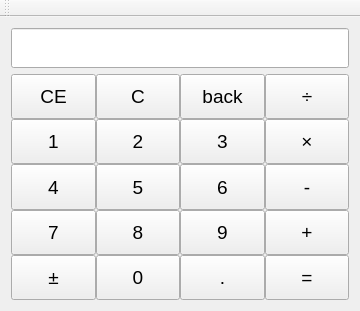
<?xml version="1.0" encoding="UTF-8"?>
<ui version="4.0">
 <class>MainWindow</class>
 <widget class="QMainWindow" name="MainWindow">
  <property name="geometry">
   <rect>
    <x>0</x>
    <y>0</y>
    <width>360</width>
    <height>311</height>
   </rect>
  </property>
  <property name="windowTitle">
   <string>Calculation</string>
  </property>
  <widget class="QWidget" name="centralWidget">
   <layout class="QVBoxLayout" name="verticalLayout">
    <item>
     <widget class="QLineEdit" name="resultLineEdit">
      <property name="sizePolicy">
       <sizepolicy hsizetype="Expanding" vsizetype="Fixed">
        <horstretch>0</horstretch>
        <verstretch>0</verstretch>
       </sizepolicy>
      </property>
      <property name="minimumSize">
       <size>
        <width>0</width>
        <height>40</height>
       </size>
      </property>
      <property name="font">
       <font>
        <pointsize>14</pointsize>
       </font>
      </property>
      <property name="layoutDirection">
       <enum>Qt::RightToLeft</enum>
      </property>
      <property name="alignment">
       <set>Qt::AlignRight|Qt::AlignTrailing|Qt::AlignVCenter</set>
      </property>
     </widget>
    </item>
    <item>
     <layout class="QGridLayout" name="gridLayout">
      <property name="spacing">
       <number>0</number>
      </property>
      <item row="2" column="2">
       <widget class="QPushButton" name="button6">
        <property name="sizePolicy">
         <sizepolicy hsizetype="Expanding" vsizetype="Expanding">
          <horstretch>0</horstretch>
          <verstretch>0</verstretch>
         </sizepolicy>
        </property>
        <property name="font">
         <font>
          <pointsize>14</pointsize>
         </font>
        </property>
        <property name="text">
         <string>6</string>
        </property>
       </widget>
      </item>
      <item row="2" column="1">
       <widget class="QPushButton" name="button5">
        <property name="sizePolicy">
         <sizepolicy hsizetype="Expanding" vsizetype="Expanding">
          <horstretch>0</horstretch>
          <verstretch>0</verstretch>
         </sizepolicy>
        </property>
        <property name="font">
         <font>
          <pointsize>14</pointsize>
         </font>
        </property>
        <property name="text">
         <string>5</string>
        </property>
       </widget>
      </item>
      <item row="1" column="1">
       <widget class="QPushButton" name="button2">
        <property name="sizePolicy">
         <sizepolicy hsizetype="Expanding" vsizetype="Expanding">
          <horstretch>0</horstretch>
          <verstretch>0</verstretch>
         </sizepolicy>
        </property>
        <property name="font">
         <font>
          <pointsize>14</pointsize>
         </font>
        </property>
        <property name="text">
         <string>2</string>
        </property>
       </widget>
      </item>
      <item row="1" column="2">
       <widget class="QPushButton" name="button3">
        <property name="sizePolicy">
         <sizepolicy hsizetype="Expanding" vsizetype="Expanding">
          <horstretch>0</horstretch>
          <verstretch>0</verstretch>
         </sizepolicy>
        </property>
        <property name="font">
         <font>
          <pointsize>14</pointsize>
         </font>
        </property>
        <property name="text">
         <string>3</string>
        </property>
       </widget>
      </item>
      <item row="3" column="2">
       <widget class="QPushButton" name="button9">
        <property name="sizePolicy">
         <sizepolicy hsizetype="Expanding" vsizetype="Expanding">
          <horstretch>0</horstretch>
          <verstretch>0</verstretch>
         </sizepolicy>
        </property>
        <property name="font">
         <font>
          <pointsize>14</pointsize>
         </font>
        </property>
        <property name="text">
         <string>9</string>
        </property>
       </widget>
      </item>
      <item row="3" column="1">
       <widget class="QPushButton" name="button8">
        <property name="sizePolicy">
         <sizepolicy hsizetype="Expanding" vsizetype="Expanding">
          <horstretch>0</horstretch>
          <verstretch>0</verstretch>
         </sizepolicy>
        </property>
        <property name="font">
         <font>
          <pointsize>14</pointsize>
         </font>
        </property>
        <property name="text">
         <string>8</string>
        </property>
       </widget>
      </item>
      <item row="4" column="1">
       <widget class="QPushButton" name="button0">
        <property name="sizePolicy">
         <sizepolicy hsizetype="Expanding" vsizetype="Expanding">
          <horstretch>0</horstretch>
          <verstretch>0</verstretch>
         </sizepolicy>
        </property>
        <property name="font">
         <font>
          <pointsize>14</pointsize>
         </font>
        </property>
        <property name="mouseTracking">
         <bool>false</bool>
        </property>
        <property name="text">
         <string>0</string>
        </property>
       </widget>
      </item>
      <item row="4" column="2">
       <widget class="QPushButton" name="dotButton">
        <property name="enabled">
         <bool>true</bool>
        </property>
        <property name="sizePolicy">
         <sizepolicy hsizetype="Expanding" vsizetype="Expanding">
          <horstretch>0</horstretch>
          <verstretch>0</verstretch>
         </sizepolicy>
        </property>
        <property name="font">
         <font>
          <pointsize>14</pointsize>
         </font>
        </property>
        <property name="text">
         <string>.</string>
        </property>
       </widget>
      </item>
      <item row="4" column="0">
       <widget class="QPushButton" name="pushButton">
        <property name="sizePolicy">
         <sizepolicy hsizetype="Expanding" vsizetype="Expanding">
          <horstretch>0</horstretch>
          <verstretch>0</verstretch>
         </sizepolicy>
        </property>
        <property name="font">
         <font>
          <pointsize>14</pointsize>
         </font>
        </property>
        <property name="text">
         <string>±</string>
        </property>
       </widget>
      </item>
      <item row="3" column="0">
       <widget class="QPushButton" name="button7">
        <property name="sizePolicy">
         <sizepolicy hsizetype="Expanding" vsizetype="Expanding">
          <horstretch>0</horstretch>
          <verstretch>0</verstretch>
         </sizepolicy>
        </property>
        <property name="font">
         <font>
          <pointsize>14</pointsize>
         </font>
        </property>
        <property name="text">
         <string>7</string>
        </property>
       </widget>
      </item>
      <item row="0" column="2">
       <widget class="QPushButton" name="backButton">
        <property name="sizePolicy">
         <sizepolicy hsizetype="Expanding" vsizetype="Expanding">
          <horstretch>0</horstretch>
          <verstretch>0</verstretch>
         </sizepolicy>
        </property>
        <property name="font">
         <font>
          <pointsize>14</pointsize>
         </font>
        </property>
        <property name="text">
         <string>back</string>
        </property>
       </widget>
      </item>
      <item row="2" column="3">
       <widget class="QPushButton" name="minusButton">
        <property name="sizePolicy">
         <sizepolicy hsizetype="Expanding" vsizetype="Expanding">
          <horstretch>0</horstretch>
          <verstretch>0</verstretch>
         </sizepolicy>
        </property>
        <property name="font">
         <font>
          <pointsize>14</pointsize>
         </font>
        </property>
        <property name="text">
         <string>-</string>
        </property>
       </widget>
      </item>
      <item row="3" column="3">
       <widget class="QPushButton" name="plusButton">
        <property name="sizePolicy">
         <sizepolicy hsizetype="Expanding" vsizetype="Expanding">
          <horstretch>0</horstretch>
          <verstretch>0</verstretch>
         </sizepolicy>
        </property>
        <property name="font">
         <font>
          <pointsize>14</pointsize>
         </font>
        </property>
        <property name="text">
         <string>+</string>
        </property>
       </widget>
      </item>
      <item row="1" column="3">
       <widget class="QPushButton" name="byButton">
        <property name="sizePolicy">
         <sizepolicy hsizetype="Expanding" vsizetype="Expanding">
          <horstretch>0</horstretch>
          <verstretch>0</verstretch>
         </sizepolicy>
        </property>
        <property name="font">
         <font>
          <pointsize>14</pointsize>
         </font>
        </property>
        <property name="text">
         <string>×</string>
        </property>
       </widget>
      </item>
      <item row="0" column="3">
       <widget class="QPushButton" name="divideButton">
        <property name="sizePolicy">
         <sizepolicy hsizetype="Expanding" vsizetype="Expanding">
          <horstretch>0</horstretch>
          <verstretch>0</verstretch>
         </sizepolicy>
        </property>
        <property name="font">
         <font>
          <pointsize>14</pointsize>
         </font>
        </property>
        <property name="text">
         <string>÷</string>
        </property>
       </widget>
      </item>
      <item row="4" column="3">
       <widget class="QPushButton" name="equalsButton">
        <property name="sizePolicy">
         <sizepolicy hsizetype="Expanding" vsizetype="Expanding">
          <horstretch>0</horstretch>
          <verstretch>0</verstretch>
         </sizepolicy>
        </property>
        <property name="font">
         <font>
          <pointsize>14</pointsize>
         </font>
        </property>
        <property name="text">
         <string>=</string>
        </property>
       </widget>
      </item>
      <item row="0" column="1">
       <widget class="QPushButton" name="CButton">
        <property name="sizePolicy">
         <sizepolicy hsizetype="Expanding" vsizetype="Expanding">
          <horstretch>0</horstretch>
          <verstretch>0</verstretch>
         </sizepolicy>
        </property>
        <property name="font">
         <font>
          <pointsize>14</pointsize>
         </font>
        </property>
        <property name="text">
         <string>C</string>
        </property>
       </widget>
      </item>
      <item row="0" column="0">
       <widget class="QPushButton" name="CEButton">
        <property name="sizePolicy">
         <sizepolicy hsizetype="Expanding" vsizetype="Expanding">
          <horstretch>0</horstretch>
          <verstretch>0</verstretch>
         </sizepolicy>
        </property>
        <property name="font">
         <font>
          <pointsize>14</pointsize>
         </font>
        </property>
        <property name="text">
         <string>CE</string>
        </property>
       </widget>
      </item>
      <item row="2" column="0">
       <widget class="QPushButton" name="button4">
        <property name="sizePolicy">
         <sizepolicy hsizetype="Expanding" vsizetype="Expanding">
          <horstretch>0</horstretch>
          <verstretch>0</verstretch>
         </sizepolicy>
        </property>
        <property name="font">
         <font>
          <pointsize>14</pointsize>
         </font>
        </property>
        <property name="text">
         <string>4</string>
        </property>
       </widget>
      </item>
      <item row="1" column="0">
       <widget class="QPushButton" name="button1">
        <property name="sizePolicy">
         <sizepolicy hsizetype="Expanding" vsizetype="Expanding">
          <horstretch>0</horstretch>
          <verstretch>0</verstretch>
         </sizepolicy>
        </property>
        <property name="font">
         <font>
          <pointsize>14</pointsize>
         </font>
        </property>
        <property name="text">
         <string>1</string>
        </property>
       </widget>
      </item>
     </layout>
    </item>
   </layout>
  </widget>
  <widget class="QToolBar" name="mainToolBar">
   <attribute name="toolBarArea">
    <enum>TopToolBarArea</enum>
   </attribute>
   <attribute name="toolBarBreak">
    <bool>false</bool>
   </attribute>
  </widget>
 </widget>
 <layoutdefault spacing="6" margin="11"/>
 <resources/>
 <connections/>
</ui>
